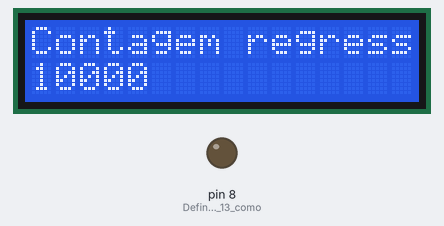
Recording of a sketch running on a simulated Arduino Uno, built with avr-gcc and run on an emulated ATmega328P. On the bench: 16×2 character LCD, output pins drawn as LEDs (lit = HIGH).

Above: at 0.21 s.
At 10.12 s:
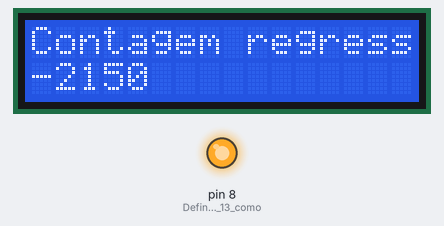
At 20.03 s:
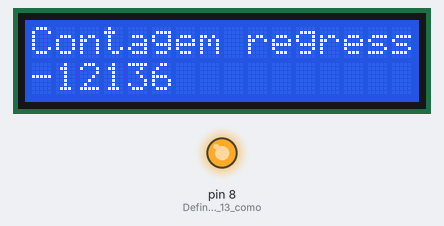
At 39.85 s:
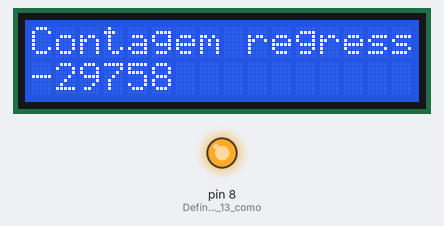
Timing chart, 0 to 40.0 s (numbered marks = the images above):
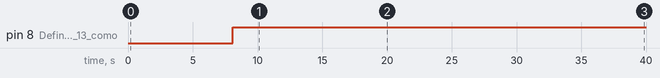

Measured:
- by itself, pin 8 (Definindo_o_pino_13_como): LOW → HIGH at 8.1 s

The sketch:

Contador.ino
```cpp
// include the library code:
#include <LiquidCrystal.h>
// initialize the library with the numbers of the interface pins
LiquidCrystal lcd(12, 11, 5, 4, 3, 2); // Estes são os pino utilizados pelo LCD
int contador = 10000; // Para disparar o Relé no final da contagem
void setup() {
pinMode(8, OUTPUT);  // Definindo o pino 13 como saída para acionar o Relé no final da contagem
// set up the LCD's number of columns and rows:
lcd.begin(16, 2);
// Print a message to the LCD.
lcd.print("Contagem regressiva"); // Basta alterar a mensagem que vai aparecer
}
void loop() {
// set the cursor to column 0, line 1
// (note: line 1 is the second row, since counting begins with 0):
lcd.setCursor(0, 1);
// print the number of seconds since reset:
//lcd.print(millis()/1000);
//Contando
  lcd.print(contador--);
  //Condicional para ativar o relé
  if(contador <=0){
    digitalWrite(8, HIGH);
  }
}
```
